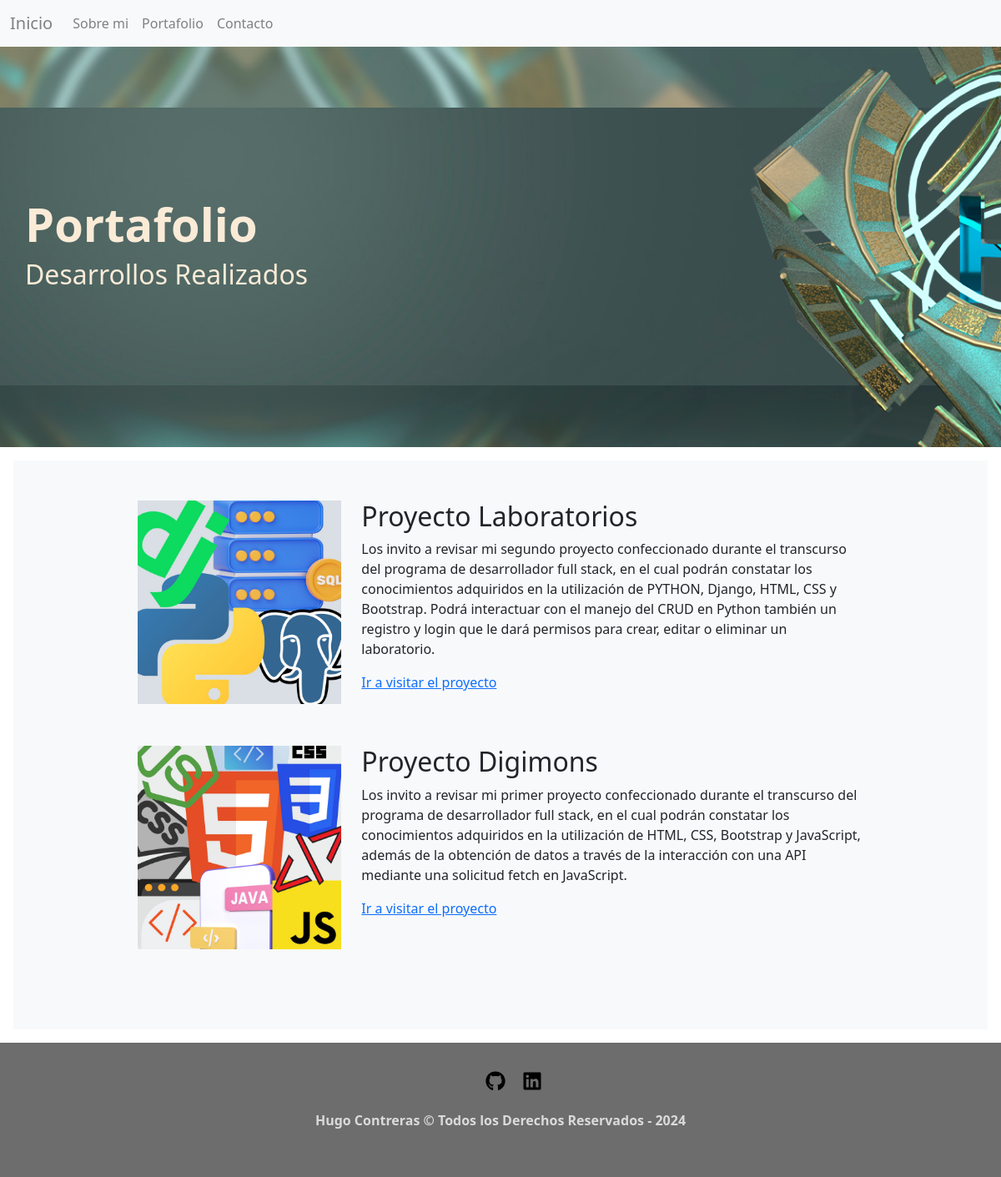
/portfolio/, run on an earlier commit of the app's database.
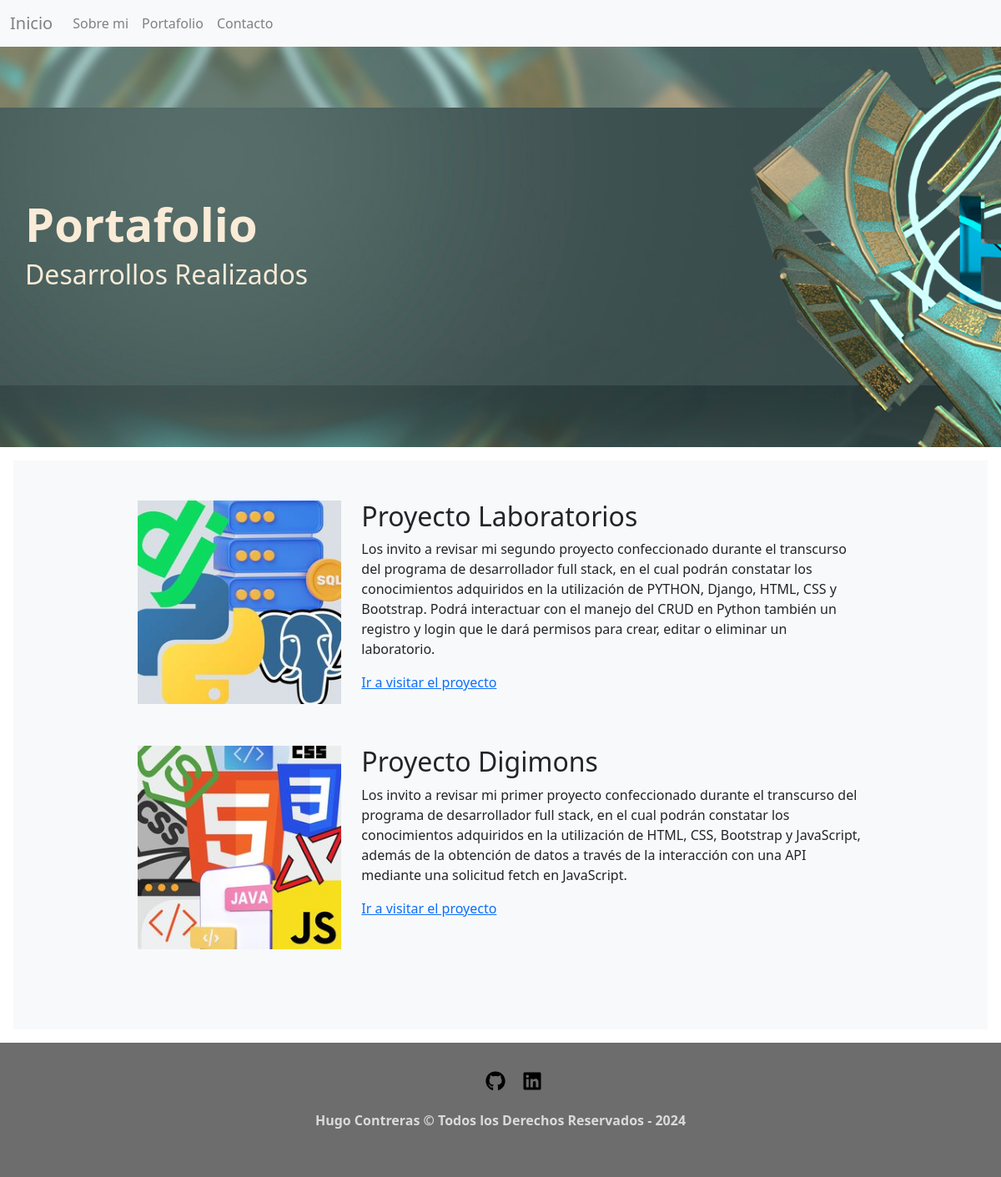
And on a later commit of the database.
### portfolio/models.py (models this page shows, shortened)
class Project(models.Model):
    title = models.CharField(max_length=150)            #puedo agregar en el () para elegir el nombre eb admin (max_length=150, verbose_name='name'))
    Description = models.TextField()                    #en text field no es necesario elegir la longitud maxima
    image = models.ImageField(upload_to='projects')     #necesita instalar Pillow
    link = models.URLField(max_length=250, null=True)   #URL es para agregar links ocn django
    created = models.DateTimeField(auto_now_add=True)   #campos de fecha y hora que usaremos para orderan los proyectos por fecha
    update = models.DateTimeField(auto_now=True)        #auto_now_add graba cuando creamos el registro /auto_now se actualiza cuando se graban cambios
    class Meta:
        ordering = ['-created']                          #para que los proyectos se ordenen de manera ascendente (manejar con simbolo -)

### portfolio/views.py (the view)
# urls.py: path('portfolio/', portfolio_views.portfolio, name='portfolio'),
def portfolio(request):
    projects = Project.objects.all()
    return render(request, 'portfolio/portfolio.html', {'projects':projects})

### templates/portfolio/portfolio.html (shortened to what this page needs)
{% extends 'core/base.html' %}
{% block cabecera %}
<div class="portfolio imagen-fondo">
    <div class="container">
        <div class="row">
            <div class="col-12 titulos">
                <div>
                    <h1 class="display-4 fw-bold">Portafolio</h1>
                </div>
                <div>
                    <h3 class="fs-2">Desarrollos Realizados</h3>
                </div>
            </div>
        </div>
    </div>
</div>
{% endblock cabecera %}
{% block content %}
{% for project in projects %}
<div class="row project mb-5">
    <div class="col-lg-3 col-md-4 offset-lg-1">
        <img class="img-fluid" src='{{ project.image.url }}' alt="">
    </div>
  <div class="col-lg-7 col-md-8">
        <h2 class="section-heading title">{{ project.title }}</h2>
    <p>{{ project.Description }}</p>
    <p><a href='{{ project.link }}' target="blank">Ir a visitar el proyecto</a></p>
    </div>
</div>
{% endfor %}
{% endblock content %}

### templates/core/base.html (shortened to what this page needs)
<!DOCTYPE html>
<html lang="en">
<head>
    {% load bootstrap5 %}
    {% bootstrap_css %}
    {% load static %}
    <link rel="stylesheet" type="text/css" href="{% static 'css/style.css' %}?v=2">
</head>
<body>
    <nav class="navbar navbar-expand-lg bg-light">
        <div class="container-fluid">
            <a class="navbar-brand" href="{% url 'home' %}">Inicio</a>
            <div class="collapse navbar-collapse" id="navbarNavAltMarkup">
                <div class="navbar-nav">
                    <a class="nav-link" href="{% url 'about' %}">Sobre mi</a>
                    <a class="nav-link" href="{% url 'portfolio' %}">Portafolio</a>
                    <a class="nav-link" href="{% url 'contact' %}">Contacto</a>
                </div>
            </div>
        </div>
    </nav>
    {% block cabecera %}{% endblock cabecera %}
    <div class="position-relative overflow-hidden p-3 p-md-5 m-md-3 bg-light">
        <div class="container">
            {% block content %} {% endblock content %}
        </div>
    </div>
    <footer class="footer">
        <div class="footer__redes">
            <ul class="footer__lista">
                <li class="footer__item">
                    <a class="footer__icono" href="https://github.com/hugounico" target="blank"><img src="../../static/img/github.svg" alt="" width="24" height="24"></a>
                </li>
                <li class="footer__item">
                    <a class="footer__icono" href="https://www.linkedin.com/in/hugocontrerassantana" target="blank"><img src="../../static/img/linkedin.svg" alt="" width="24" height="24"></a>
                </li>
            </ul>
        </div>
        <div class="footer__texto">
            <p>Hugo Contreras &copy; Todos los Derechos Reservados - 2024</p>
        </div>
    </footer>
</body>
</html>

### static/css/style.css (style rules this page uses)
.navbar a { color: grey; }
.portfolio { background-image: url(../img/Portadaverdedorado3.jpg); }
.imagen-fondo { background-position: center center; min-height: 60vh; background-attachment:scroll; background-size: cover; background-repeat: no-repeat; }
.titulos { color: antiquewhite; display: flex; flex-direction: column; justify-content: center; min-height: 60vh; padding-left: 0%; }
.footer { grid-area: footer; background-color: #6d6d6d; color: #dadada; display: flex; flex-direction: column; align-items: center; justify-content: center; width: 100%; padding-top: 20px; padding-bottom: 20px; }
.footer__texto { font-weight: 700; margin-bottom: 20px; text-align: center; }
.footer__lista { text-decoration: none; display: flex; list-style: none; justify-content: center; }
.footer__icono { color: #b9b9b9; font-size: 30px; padding: 0 10px; display: block; }

What changed in the data, as far as the page shows it:
changed Project "Proyecto Laboratorios": image: a different picture
changed Project "Proyecto Digimons": image: a different picture
